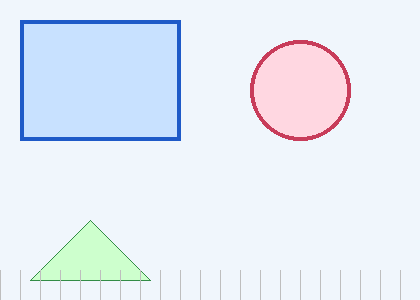
#> input picture Computer Vision/pictures/cv_pic_shapes.png, 420 x 300 px, found by its file name
$ jupyter execute 'CV Basics.ipynb'   (shell and % lines are left out)
#> lines starting #> are read from the running program, lines starting #| are printed output that depends on the picture
# CV Basics

1) Load & view images
2) Convert to grayscale + show histogram + simple contrast stretch
3) Basic Sobel edge detection (pure NumPy)

[cell 1]
import os
import numpy as np
from PIL import Image
import matplotlib.pyplot as plt

# Provide image paths (already included in this notebook)
IMAGE_PATHS = []  # filled in next cell

[cell 2]
IMAGE_PATHS = ['cv_pic_shapes.png','cv_pic_landscape.png','cv_pic_checker_noise.png']

[cell 3]
def show(img, title=None, cmap=None, figsize=(5,4)):
    if isinstance(img, Image.Image):
        arr = np.asarray(img).astype(np.float32) / 255.0
    else:
        arr = img
    plt.figure(figsize=figsize)
    if arr.ndim == 2:
        plt.imshow(arr, cmap=cmap or 'gray')
    else:
        plt.imshow(arr)
    if title: plt.title(title)
    plt.axis('off'); plt.tight_layout(); plt.show()

def rgb_to_gray(img_rgb):
    arr = np.asarray(img_rgb).astype(np.float32)
    gray = 0.299*arr[:,:,0] + 0.587*arr[:,:,1] + 0.114*arr[:,:,2]
    return gray / 255.0

def convolve2d(img, kernel):
    k = np.array(kernel, dtype=np.float32)
    kh, kw = k.shape
    pad_h, pad_w = kh//2, kw//2
    padded = np.pad(img, ((pad_h,pad_h),(pad_w,pad_w)), mode='reflect')
    out = np.zeros_like(img, dtype=np.float32)
    for i in range(out.shape[0]):
        for j in range(out.shape[1]):
            out[i,j] = np.sum(padded[i:i+kh, j:j+kw] * k)
    return out

## 1) Load & view images

[cell 4]
images = [Image.open(p).convert('RGB') for p in IMAGE_PATHS]
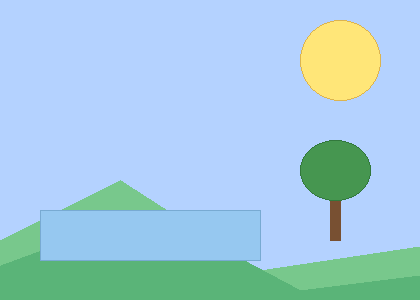
#> input picture Computer Vision/pictures/cv_pic_landscape.png, 420 x 300 px, found by its file name
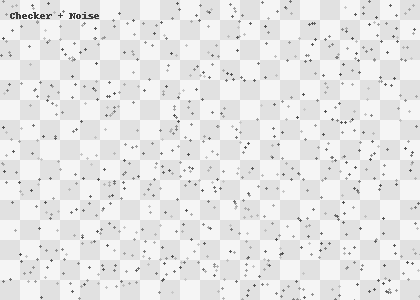
#> input picture Computer Vision/pictures/cv_pic_checker_noise.png, 420 x 300 px, found by its file name
#> images = 3 items
for i, im in enumerate(images, 1):
    show(im, f"Image {i}")
#> this loop made 3 passes

## 2) Grayscale, histogram & contrast stretching

[cell 5]
grays = [rgb_to_gray(im) for im in images]
#> in rgb_to_gray (call 2), `gray = 0.299*arr[:,:,0] + 0.587*arr[:,:,1] + 0.114*arr[:,:,2]`:
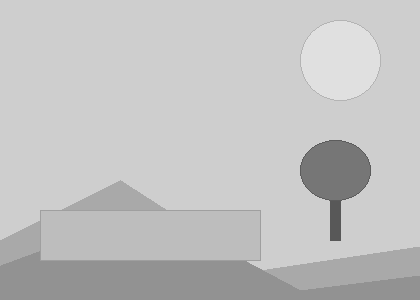
#> gray: shape (300, 420) float32; min 88.54, max 224.9, mean 194.3
#> grays = 3 items
#> im is the input picture: PIL image 420x300 RGB; min 60, max 245, mean 231.7

for i, g in enumerate(grays, 1):
    show(g, f"Image {i} - Grayscale", cmap='gray')
    plt.figure(figsize=(6,3))
    plt.hist((g*255).astype(np.uint8).ravel(), bins=256, range=(0,255))
    plt.title(f"Image {i} - Grayscale histogram")
    plt.xlabel("Intensity"); plt.ylabel("Count")
    plt.tight_layout(); plt.show()

    low, high = np.percentile(g, [2, 98])
    stretched = np.clip((g - low) / (high - low + 1e-8), 0, 1)
    show(stretched, f"Image {i} - Contrast stretched", cmap='gray')
#> this loop made 3 passes
#> (low, high) on passes 1 to 3: (0.413, 0.96), (0.463, 0.882), (0.596, 0.961)
#> pass 1, `plt.tight_layout()`:
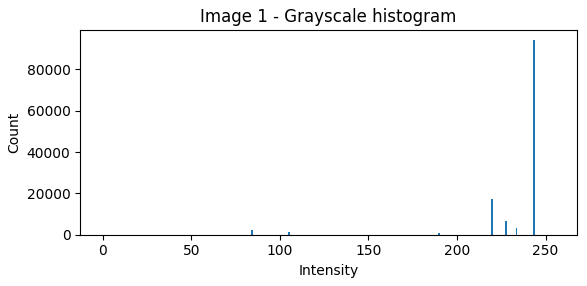
#> figure drawn by matplotlib, 1 panel; tallest bar 94229 high, from x = 243 to 244
#> pass 1, `stretched = np.clip((g - low) / (high - low + 1e-8), 0, 1)`:
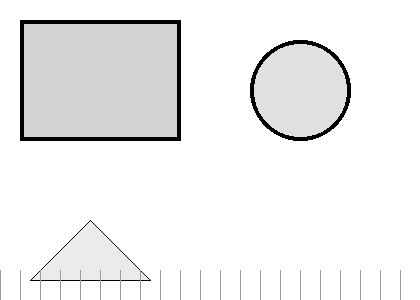
#> stretched: shape (300, 420) float32; min 0, max 1, mean 0.937
#> pass 3, `stretched = np.clip((g - low) / (high - low + 1e-8), 0, 1)`:
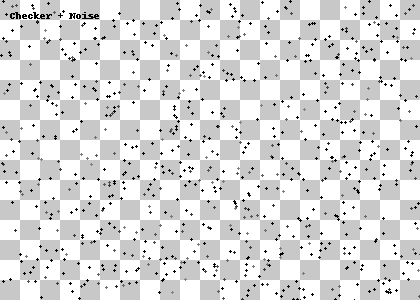
#> stretched: shape (300, 420) float32; min 0, max 1, mean 0.866

## 3) Edge detection (Sobel)

[cell 6]
Kx = [[-1, 0, 1],
      [-2, 0, 2],
      [-1, 0, 1]]
Ky = [[-1,-2,-1],
      [ 0, 0, 0],
      [ 1, 2, 1]]

for i, g in enumerate(grays, 1):
    gx = convolve2d(g, Kx)
    gy = convolve2d(g, Ky)
    edges = np.sqrt(gx**2 + gy**2)
    edges /= edges.max() + 1e-8
    show(edges, f"Image {i} - Sobel edge magnitude", cmap='gray')
#> this loop made 3 passes
#> pass 1, `gx = convolve2d(g, Kx)`:
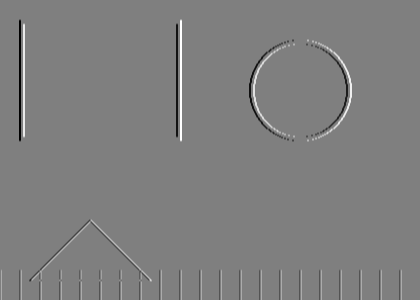
#> gx: shape (300, 420) float32; min -2.51, max 2.51, mean 0.000205; drawn with min black and max white
#> pass 1, `edges = np.sqrt(gx**2 + gy**2)`:
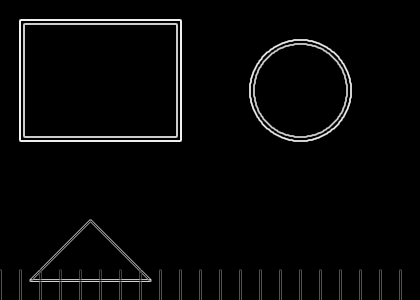
#> edges: shape (300, 420) float32; min 0, max 2.67, mean 0.0773; drawn with min black and max white
#> pass 1, in show (call 10), `plt.axis('off')`:
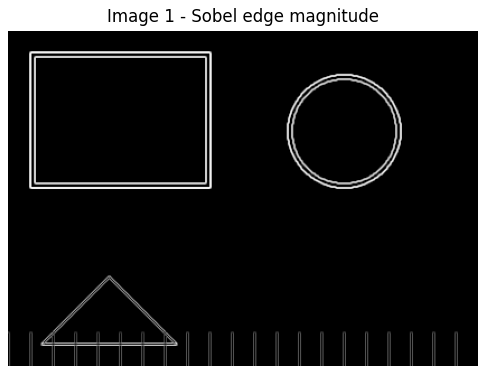
#> figure drawn by matplotlib, 1 panel
#> after the loop:
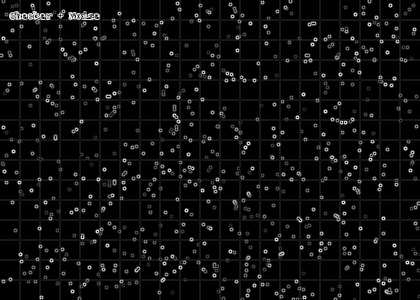
#> edges: shape (300, 420) float32; min 0, max 1, mean 0.0539
